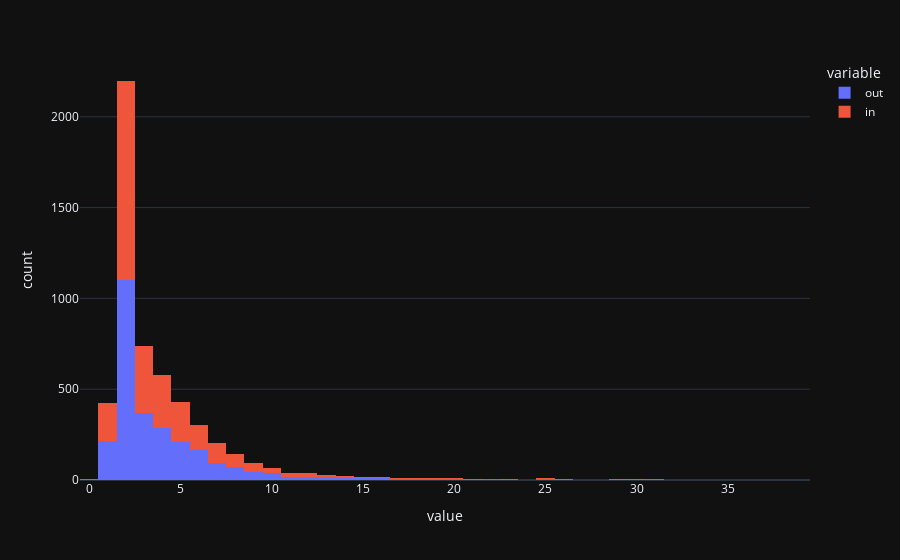

The code cell stored with this chart in its notebook:
### Code cell
from CharVis import DefaultCharVis as dfc
from preprocessing import Preprocessing as pp
from classes import transportnetwork as tn
import ipywidgets as widgets
from IPython.display import display
import random

disp_out_edges = True

dfc.plot_hist_degrees(dfc.TN)

def printMap(TN, out_edges):
    dfc.map_degrees(dfc.TN, out_edges)

def on_button_clicked():
    global disp_out_edges
    printMap(dfc.TN, disp_out_edges)
    temp = disp_out_edges
    if temp:
        disp_out_edges = False
    else:
        disp_out_edges = True

widgets.interact_manual(on_button_clicked)

### Figure 1 — Plotly figure (JSON) as saved in the notebook; plotly's stock layout.template omitted (floating-point values rounded to 4 significant figures; data arrays with more than 128 entries replaced by an {"elided": "..."} marker saying what was removed)
{"data": [{"alignmentgroup": "True", "bingroup": "x", "hovertemplate": "variable=out<br>value=%{x}<br>count=%{y}<extra></extra>", "legendgroup": "out", "marker": {"color": "#636efa", "pattern": {"shape": ""}}, "name": "out", "offsetgroup": "out", "orientation": "v", "showlegend": true, "x": {"elided": "2719 int values"}, "xaxis": "x", "yaxis": "y", "type": "histogram"}, {"alignmentgroup": "True", "bingroup": "x", "hovertemplate": "variable=in<br>value=%{x}<br>count=%{y}<extra></extra>", "legendgroup": "in", "marker": {"color": "#EF553B", "pattern": {"shape": ""}}, "name": "in", "offsetgroup": "in", "orientation": "v", "showlegend": true, "x": {"elided": "2719 int values"}, "xaxis": "x", "yaxis": "y", "type": "histogram"}], "layout": {"xaxis": {"anchor": "y", "domain": [0.0, 1.0], "title": {"text": "value"}}, "yaxis": {"anchor": "x", "domain": [0.0, 1.0], "title": {"text": "count"}}, "legend": {"title": {"text": "variable"}, "tracegroupgap": 0}, "margin": {"t": 60}, "barmode": "relative"}}
